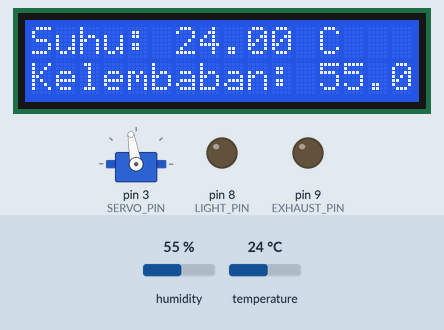
A sketch run on a simulated Arduino Uno, built with avr-gcc and run on an emulated ATmega328P. Shown: servo, 16×2 character LCD, output pins drawn as LEDs (lit = HIGH). Inputs (shaded band) come from the test bench; at power-on: humidity 55 %, temperature 24 °C. What the sketch prints to the serial monitor is not drawn.

Above: at 1.2 s.
1.3 s: humidity set to 89 %
At 2.8 s:
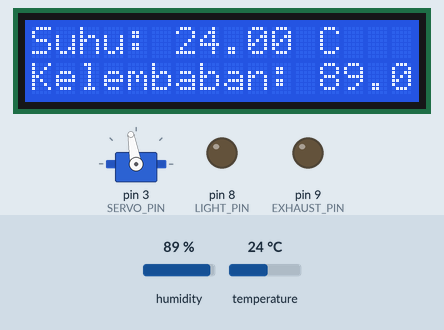
4.0 s: humidity set to 92 %
At 5.0 s:
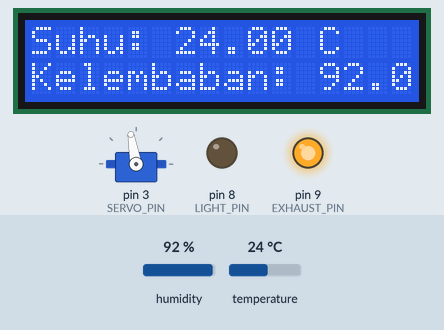
6.7 s: temperature set to 23.1 °C
At 8.4 s:
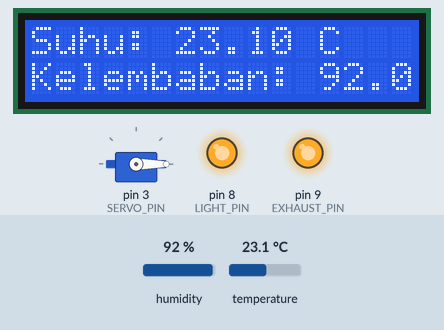
9.6 s: humidity set to 22 %
At 10.7 s:
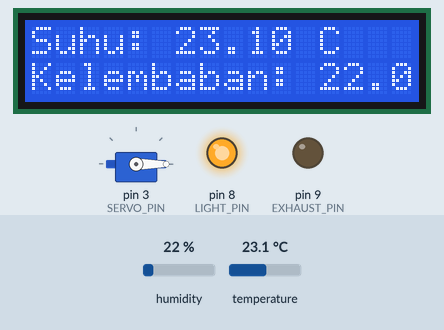
12.3 s: temperature set to 12 °C
At 15.3 s:
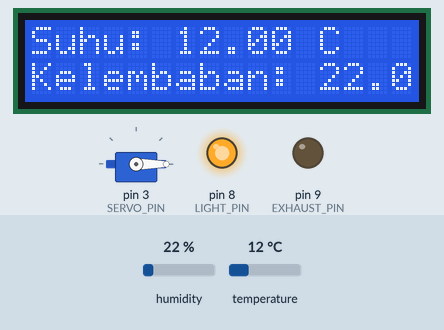
Timing chart, 0 to 16.7 s (numbered marks = the images above; inputs shaded):
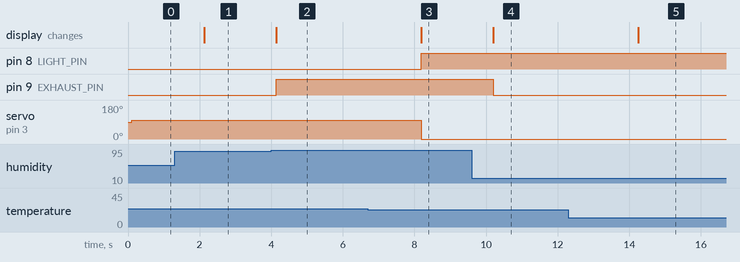

Measured:
- the behaviour switches between 90 and 91 % on humidity (found by bisection; images 1 and 2)
- the behaviour switches between 24 and 23.9 °C on temperature (found by bisection; images 2 and 3)
- after the input at 1.3 s, the display: changes after 0.82 s (image 1)
- after the input at 4.0 s, pin 9 (EXHAUST_PIN): LOW → HIGH after 0.14 s; the display: changes after 0.14 s (image 2)
- after the input at 6.7 s, pin 8 (LIGHT_PIN): LOW → HIGH after 1.5 s; servo on pin 3 (SERVO_PIN): 100° → 0° after 1.5 s; the display: changes after 1.5 s (image 3)
- after the input at 9.6 s, pin 9 (EXHAUST_PIN): HIGH → LOW after 0.61 s; the display: changes after 0.61 s (image 4)
- after the input at 12.3 s, the display: changes after 1.9 s (image 5)

The sketch:

kode_test1.ino
```cpp
#include <DHT.h>
#include <Servo.h>
#include <Wire.h>
#include <LiquidCrystal_I2C.h>

#define DHT_TYPE DHT22
#define DHT_PIN A0
#define LIGHT_PIN 8
#define SERVO_PIN 3
#define EXHAUST_PIN 9 // Misalkan pin 9 digunakan untuk exhaust fan

DHT dht(DHT_PIN, DHT_TYPE);
Servo servo;
LiquidCrystal_I2C lcd(0x27, 16, 2); // Ganti alamat sesuai dengan alamat modul LCD Anda

void setup() {
  pinMode(LIGHT_PIN, OUTPUT);
  pinMode(SERVO_PIN, OUTPUT);
  pinMode(EXHAUST_PIN, OUTPUT);

  Serial.begin(9600);
  dht.begin();
  servo.attach(SERVO_PIN);

  lcd.begin(16, 2);
  lcd.backlight(); // Menyalakan backlight LCD
  lcd.print("Suhu: ");
  lcd.setCursor(0, 1);
  lcd.print("Kelembaban: ");
}

void loop() {
  while (true) {
    float temperature = dht.readTemperature();
    float humidity = dht.readHumidity();

    if (isnan(temperature) || isnan(humidity)) {
      Serial.println("Gagal membaca sensor DHT!");
      return;
    }

    Serial.print("Suhu: ");
    Serial.print(temperature);
    Serial.print(" C, Kelembaban: ");
    Serial.print(humidity);
    Serial.println("%");

    // Tampilkan suhu di LCD
    lcd.setCursor(6, 0);
    lcd.print(temperature);
    lcd.print(" C");

    // Tampilkan kelembaban di LCD
    lcd.setCursor(12, 1);
    lcd.print(humidity);
    lcd.print("%");

    // Kontrol lampu berdasarkan suhu
    if (temperature < 24) {
      digitalWrite(LIGHT_PIN, HIGH); // Hidupkan lampu
      servo.write(0); // Kembalikan servo ke posisi awal (0 derajat) saat suhu di bawah 28 derajat
    } else {
      digitalWrite(LIGHT_PIN, LOW); // Matikan lampu
      servo.write(100); // Putar servo ke posisi 100 saat suhu di atas 28 derajat
    }

    // Kontrol exhaust fan berdasarkan kelembaban
    if (humidity > 90) {
      digitalWrite(EXHAUST_PIN, HIGH); // Hidupkan exhaust fan
    } else {
      digitalWrite(EXHAUST_PIN, LOW); // Matikan exhaust fan
    }

    delay(2000); // Delay untuk memberikan waktu sebelum pembacaan berikutnya
  }
}
```
